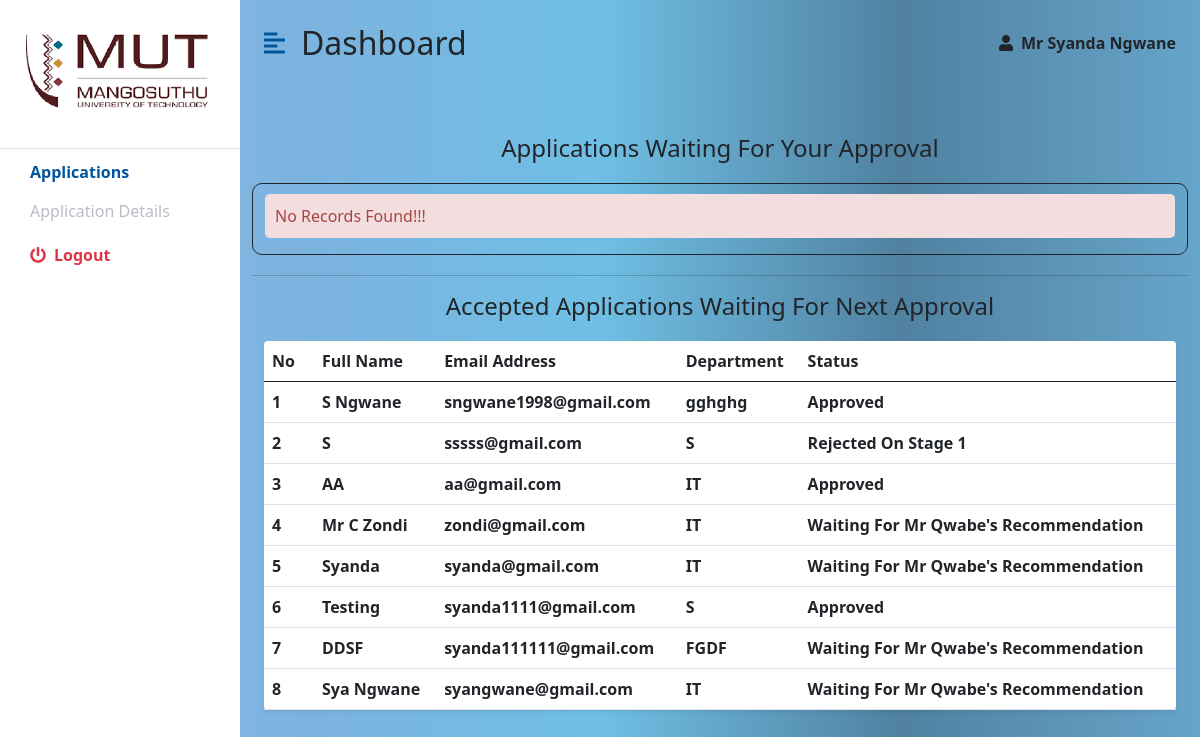
/applications.php (signed in), run on the app's committed database.
### tables this page shows
CREATE TABLE `applications` (
  `id` int(11) NOT NULL,
  `names` varchar(100) NOT NULL,
  `email` varchar(100) NOT NULL,
  `statuss` varchar(1000) NOT NULL,
  `comments` varchar(5000) NOT NULL,
  `comments2` varchar(5000) NOT NULL,
  `comments3` varchar(5000) NOT NULL
);

CREATE TABLE `personal_details` (
  `id` int(11) NOT NULL,
  `title` varchar(50) NOT NULL,
  `names` varchar(100) NOT NULL,
  `staffNo` varchar(100) NOT NULL,
  `qualification` varchar(1000) NOT NULL,
  `email` varchar(100) NOT NULL,
  `tel` varchar(100) NOT NULL,
  `cell` varchar(100) NOT NULL,
  `department` varchar(1000) NOT NULL
);

### applications.php (the view, shortened to what this page needs)
<!DOCTYPE html>
<html lang="en">
<head>
    <link href="https://cdn.jsdelivr.net/npm/bootstrap@5.0.0-beta3/dist/css/bootstrap.min.css" rel="stylesheet" />
    <link rel="stylesheet" href="https://cdnjs.cloudflare.com/ajax/libs/font-awesome/5.15.3/css/all.min.css" />
    <link rel="stylesheet" href="style.css" />
</head>
<?php
 $currentUser = $_SESSION['currentUser'];
?>
<body>
<form action="#" method="post" enctype="multipart/form-data" autocomplete="off">
<div class="d-flex" id="wrapper">
        <div class="bg-white" id="sidebar-wrapper">
            <div class="sidebar-heading text-center py-4 primary-text fs-4 fw-bold text-uppercase border-bottom">
            <img src="img/mut.png" style="width:200px; height:100px;"></i>
           </div>
            <div class="list-group list-group-flush my-3">
                <a style="margin-top: -25px;" href="applications.php" class="list-group-item list-group-item-action bg-transparent second-text fw-bold active">Applications</a>
                <a style="margin-top: -25px;" href="#" class="list-group-item list-group-item-action bg-transparent second-text">Application Details</a>
                <a href="login.php" class="list-group-item list-group-item-action bg-transparent text-danger fw-bold"><i
                        class="fas fa-power-off me-2"></i>Logout</a>
                </div>
        </div>
    <div id="page-content-wrapper">
        <nav class="navbar navbar-expand navbar-light bg-transparent py-4 px-4">
                <div class="d-flex align-items-center">
                <i class="fas fa-align-left primary-text fs-4 me-3" id="menu-toggle"></i>
                <h2 class="fs-2 m-0 dashboard">Dashboard</h2>
                </div>
                <div class="collapse navbar-collapse" id="navbarSupportedContent">
                    <ul class="navbar-nav ms-auto mb-2 mb-lg-0">
                        <li class="nav-item dropdown">
                            <i class="fas fa-user me-2"></i><b id = "current"><?php echo $currentUser  ?></b>
                        </li>
                    </ul>
                </div>
            </nav>
            <div class="container-fluid px-4">
                <div class="row my-5">
                    <?php
                    include "conn.php";
                    $sql = "SELECT * FROM applications WHERE statuss='Waiting For HOD Approval'";
                    $result = $conn-> query($sql);
                    echo "<h4 style='text-align:center; margin-bottom:20px;'>Applications Waiting For Your Approval</h4>";
                    if ($result-> num_rows > 0){
                        echo "<table class='table bg-white rounded shadow-sm  table-hover'>";
                        echo "<thead>";
                        echo "<tr>";
                        echo "<th scope='col' width='50'>No</th>";
                        echo "<th scope='col'>Full Name</th>";
                        echo "<th scope='col'>Email Address</th>";
                        echo "<th scope='col'>Department</th>";
                        echo "<th scope='col'>View Application</th>";
                        echo "</tr>";
                        echo "</thead>";
                        echo "<tbody>";
                        $count = 0;
                        while($row = $result-> fetch_assoc()){
                            $name = $row['names'];
                            $email = $row['email'];
                            $sql9 = "SELECT department FROM personal_details WHERE email='$email'";
                            $result9 = $conn-> query($sql9);
                            while($row9 = $result9-> fetch_assoc()){
                                $department = $row9['department'];
                            }
                            $count = $count + 1;
                            $doc = "supporting_documents/303600654-AWS Lambda Foundations.pdf";
                            echo "<tr>";  echo "<th scope='row'>$count</th>";  echo "<td><b>$name</b></td>";
                            echo "<th scope='row'>$email</th>";
                            echo "<th scope='row'>$department</th>";
                            echo "<td><button type='submit' class='btn' value='$email' name='btn_view'>View</button></td>";
                            echo "</tr>";
                            }
                            echo "</tbody>";   echo "<table>";    echo "</div>";
                        } else{
                            echo "<div class='content' style='border: 1px solid; border-radius: 10px;'>";
                            echo "<p class='error' style='margin-top: 10px' >No Records Found!!!</p>";
                            echo "</div>";
                        }
                        $sql = "SELECT * FROM applications WHERE statuss!='Waiting For HOD Approval'";
                        $result = $conn-> query($sql);
                        echo "<hr style='margin-top:20px;'>";
                        echo "<h4 style='text-align:center; margin-bottom:20px;'>Accepted Applications Waiting For Next Approval</h4>";
                        if ($result-> num_rows > 0){
                        echo "<div class='table-container'>";
                        echo "<table class='table bg-white rounded shadow-sm  table-hover'>";
                        echo "<thead>";
                        echo "<tr>";
                        echo "<th scope='col' width='50'>No</th>";
                        echo "<th scope='col'>Full Name</th>";
                        echo "<th scope='col'>Email Address</th>";
                        echo "<th scope='col'>Department</th>";
                        echo "<th scope='col'>Status</th>";
                        echo "</tr>";
                        echo "</thead>";
                        echo "<tbody>";
                        $count = 0;
                        while($row = $result-> fetch_assoc()){
                            $name = $row['names'];
                            $email = $row['email'];
                            $status = $row['statuss'];
                            if($status=="Accepted By HOD. Waiting For Sfiso Approval"){
                                $status="Waiting For Mr Qwabe's Recommendation";
                            }
                            else if($status=="Waiting For Final Approval"){
                                $status="Waiting For Approval (Recommended By Mr Qwabe)";
                            }
                            $sql9 = "SELECT department FROM personal_details WHERE email='$email'";
                            $result9 = $conn-> query($sql9);
                            while($row9 = $result9-> fetch_assoc()){
                                $department = $row9['department'];
                            }
                            $count = $count + 1;
                            echo "<tr>";  echo "<th scope='row'>$count</th>";  echo "<td><b>$name</b></td>";
                            echo "<th scope='row'>$email</th>";
                            echo "<th scope='row'>$department</th>";
                            echo "<th scope='row'>$status</th>";
                            echo "</tr>";
                            }
                            echo "</tbody>";   echo "<table>"; echo "<div>";  echo "</div>";
                        } else{
                            echo "<div class='content' style='border: 1px solid; border-radius: 10px;'>";
                            echo "<p class='error' style='margin-top: 10px' >No Records Found!!!</p>";
                            echo "</div>";
                        }
                    ?>
                </div>
            </div>
        </div>
    </div>
    </div>
    </form>
</body>
</html>

### style.css (style rules this page uses)
:root { --main-bg-color: #00639d; --main-text-color: #00569d; --second-text-color: #bbbbc5; --second-bg-color: #c1d9ef; }
.primary-text { color: var(--main-text-color); }
.second-text { color: var(--second-text-color); }
#wrapper { overflow-x: hidden; background-image: linear-gradient( to right, #8dbce2, #7cb3df, #6fbfe4, #5081a1, #66a5ca ); }
#sidebar-wrapper { min-height: 100vh; margin-left: 0px; -webkit-transition: margin 0.25s ease-out; -moz-transition: margin 0.25s ease-out; -o-transition: margin 0.25s ease-out; transition: margin 0.25s ease-out; }
#sidebar-wrapper .sidebar-heading { padding: 0.875rem 1.25rem; font-size: 1.2rem; }
#sidebar-wrapper .list-group { width: 15rem; }
#page-content-wrapper { min-width: 100vw; }
#menu-toggle { cursor: pointer; }
.list-group-item { border: none; padding: 20px 30px; margin-top: -20px; }
.list-group-item.active { background-color: transparent; color: var(--main-text-color); font-weight: bold; border: none; }
.table-container { height:auto; overflow-y: auto; }
@media (min-width: 1051px) { #sidebar-wrapper { margin-left: 0; } }
@media (min-width: 1051px) { #page-content-wrapper { min-width: 800px; width: 100%; } }

### applications.php (style rules this page uses)
.error { background: #F2DEDE; color: #A94442; padding: 10px; width: 100%; border-radius: 5px; margin-top: 0px; }

### data on the page
applications: names "S Ngwane", email "sngwane1998@gmail.com", personal_details.department "gghghg", statuss "Approved"
applications: names "S", email "sssss@gmail.com", personal_details.department "S", statuss "Rejected On Stage 1"
applications: names "AA", email "aa@gmail.com", personal_details.department "IT", statuss "Approved"
applications: names "Mr C Zondi", email "zondi@gmail.com", personal_details.department "IT", statuss "Waiting For Mr Qwabe's Recommendation"
applications: names "Syanda", email "syanda@gmail.com", personal_details.department "IT", statuss "Waiting For Mr Qwabe's Recommendation"
applications: names "Testing", email "syanda1111@gmail.com", personal_details.department "S", statuss "Approved"
applications: names "DDSF", email "syanda111111@gmail.com", personal_details.department "FGDF", statuss "Waiting For Mr Qwabe's Recommendation"
applications: names "Sya Ngwane", email "syangwane@gmail.com", personal_details.department "IT", statuss "Waiting For Mr Qwabe's Recommendation"

### other printed values
$currentUser "Mr Syanda Ngwane"
